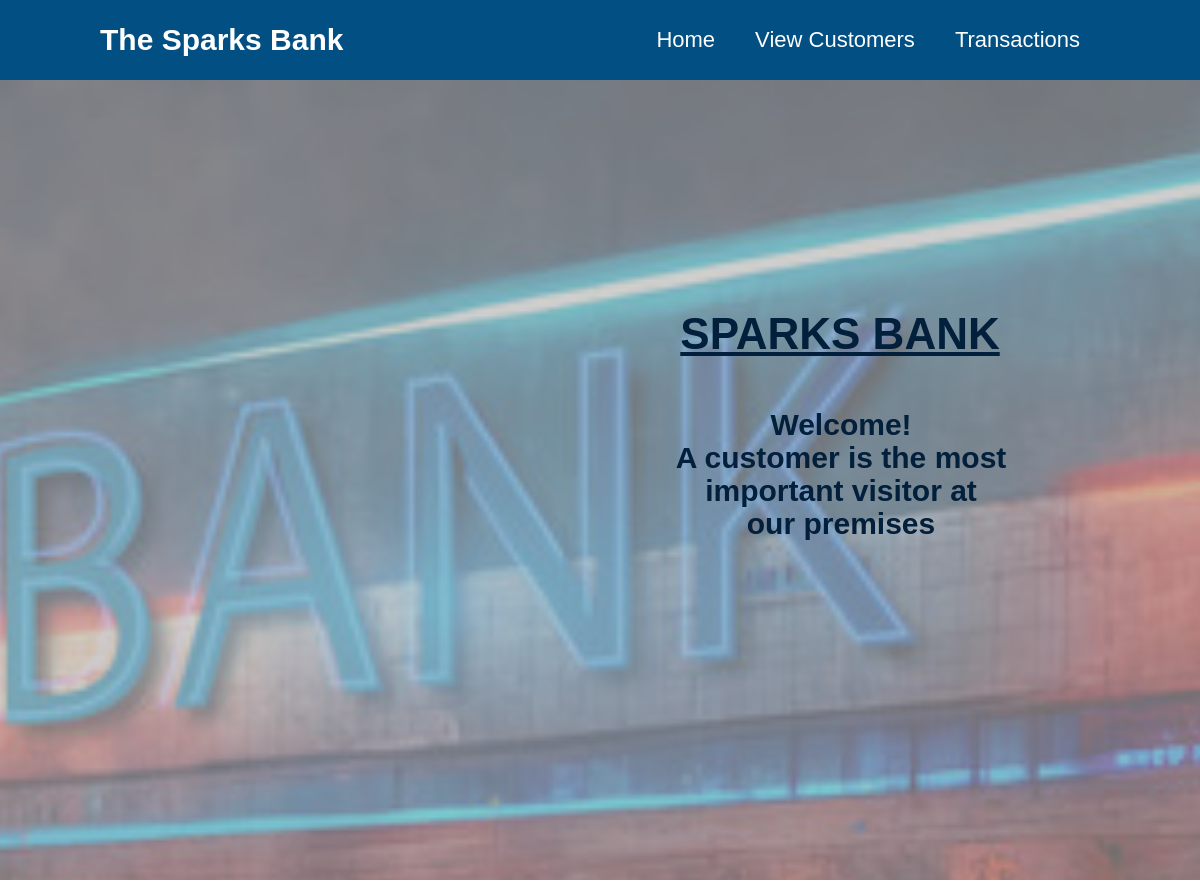
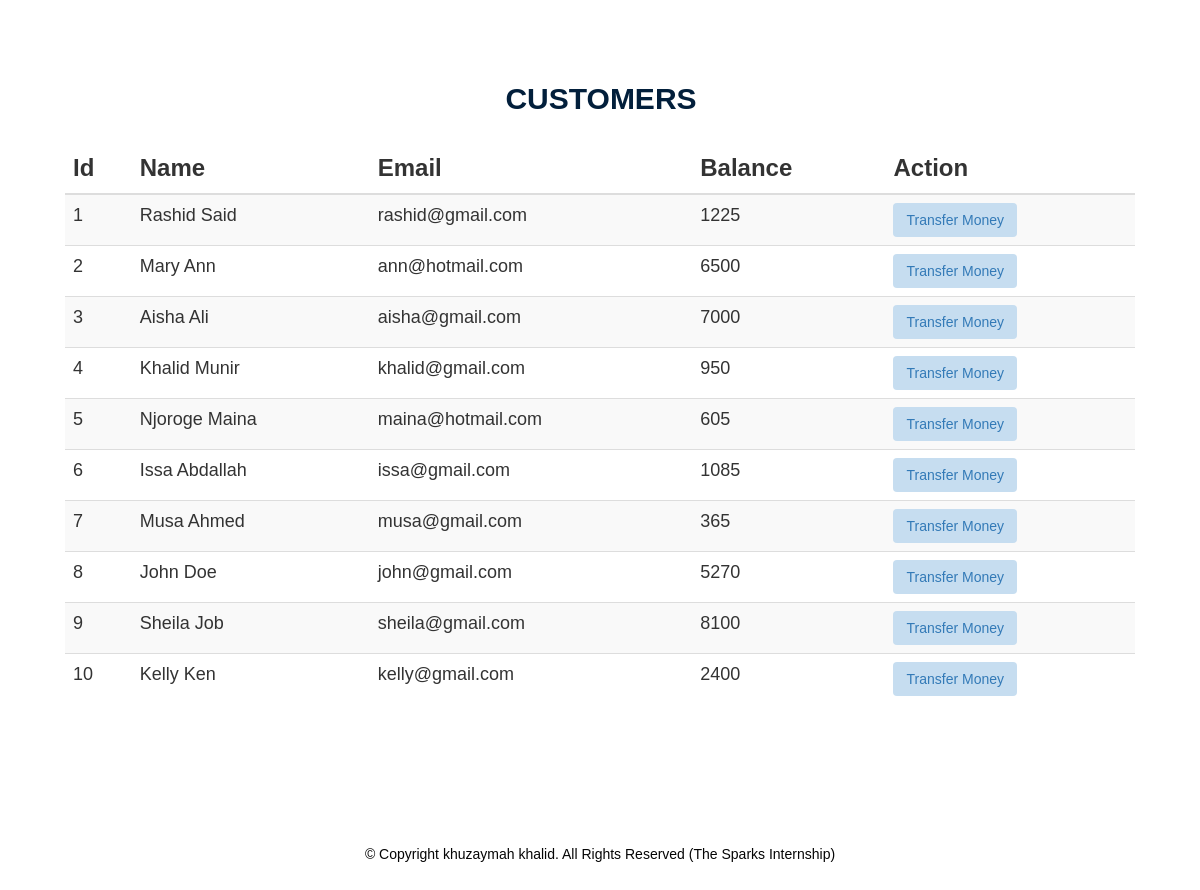
The page / on the database its author committed (2 pictures, top to bottom).
### tables this page shows
CREATE TABLE `customers` (
  `id` int(10) NOT NULL,
  `name` varchar(15) NOT NULL,
  `email` varchar(20) NOT NULL,
  `amount` int(10) NOT NULL
);

### index.php (the view, shortened to what this page needs)
<!DOCTYPE html>
<html lang="en">
<head>
    <link rel="stylesheet" href="https://maxcdn.bootstrapcdn.com/bootstrap/3.4.1/css/bootstrap.min.css">    <link rel = "stylesheet" href = "css/style.css">
    <link href="vendor/font-awesome/css/font-awesome.min.css" rel="stylesheet" type="text/css">
    <link rel = "stylesheet" href = "css/style.CSS">
</head>
<body>
   <header>
     <div class="logo">The Sparks Bank</div>
      <nav class="topnav">
        <ul id="js-menu">
            <li>
                <a href="#home" class="active">Home</a>
            </li>
            <li>
              <a href="#customers">View Customers</a>
          </li>
            <li>
                <a href="history.php#transactions">Transactions</a>
            </li>
        </ul>
      </nav>
    </header>
    <section id="home">
        <div class="container-home">
          <h1 class="tittle-1">Sparks Bank</h1><br>
          <h2>Welcome! <br> A customer is the most<br> important visitor at <br>  our premises</h2>
        </div>
      </section>
      <section id="customers">
        <div class="container">
                <br><br><br><h2 class="tittle">Customers </h2><br>
              <table  class="table table-striped table-hover">
                <thead>
                  <tr>
                  <th  > Id</th>
                  <th  > Name</th>
                    <th >Email</th>
                    <th >Balance</th>
                    <th >Action</th>
                  </tr>
                </thead>
                <?php
                      $conn = new mysqli('localhost', 'root', '', 'banking_system');
                      $sql= "SELECT id, name, email, amount from  customers ORDER BY id";
                      $result = $conn-> query($sql);
                      if($result-> num_rows > 0){
                        while($row = $result-> fetch_assoc()){
                        echo "<tr>
                        <td>" . $row["id"]."</td>
                        <td>" . $row["name"]."</td>
                         <td>" . $row["email"]."</td>
                         <td>" . $row["amount"]."</td>
                         <td>";
                          echo '<a href="transfer.php?id='. $row['id'] .'" title="Transfer money" data-toggle="tooltip"><button type="button" class="btn">Transfer Money</button></a>';
                      }
                        echo "</table>";
                    }
                    else{
                      echo "o result";
                    }
                ?>
        </div>
      </section>
      <section>
       <div class="footer">
          <div class="col-md-12 text-center">
           © Copyright khuzaymah khalid. All Rights Reserved (The Sparks Internship)
           </div>
        </div>
      </section>
</body>
</html>

### css/style.css (style rules this page uses)
* { box-sizing: border-box; padding: 0; margin: 0; }
body { font-family: Poppins-Regular, sans-serif; }
h1, h2, h3, h4, h5, h6 { margin: 20 0 20px 0; font-family: 'candal' srif; font-weight:400; padding:0; }
.tittle { font-size: 32px; color:#000; text-transform: uppercase; text-align: center; font-weight: 700; margin-bottom: 8px; }
.container { width: 100%; padding-right: var(--bs-gutter-x, 0.73rem); padding-left: var(--bs-gutter-x, 0.73rem); margin-right: auto; margin-left: auto; align-items:center; padding-top: 12px; }
header { position: fixed; z-index: 1; top: 0; left: 0; padding: 0 100px; background: #014f83; width:100%; box-sizing: border-box; }
header .logo { color: #fff; height: 80px; font-size: 30px; line-height: 80px; float: left; font-weight: bold; }
header nav { float: right; }
header nav ul { margin: 0; padding: 0; display: flex; font-size: 22px; }
header nav ul li { list-style: none; }
header nav ul li a { height: 80px; line-height: 80px; padding: 0 20px; color: #fff; text-decoration: none; display: block; }
#home { width: 100%; height: 100vh; background: url(../images/bank.jpg) top center no-repeat; background-size: cover; position: relative; margin-top: 80px ; }
#home h1 { color: rgb(2, 31, 59); font-size: 44px; text-transform: uppercase; text-decoration: underline; text-align: center; font-weight: 700; margin-top: -100px; margin-left: 40%; }
#home h2 { padding-left: 2px; color: rgb(2, 31, 59); font-size: 30px; font-weight: 550; margin-left: 40%; }
@media (min-width:1024px) { #home { background-attachment: fixed; } }
#home:before { content: ""; background: rgba(182, 178, 178, 0.62); position: absolute; bottom: 0; top: 0; left: 0; right: 0; }
#home .container-home { position: absolute; bottom: 0; top: 0; left: 0; right: 0; display:flex ; justify-content: center; align-items: center; flex-direction: column; text-align: center; }
#customers h2 { padding-left: 2px; color: rgb(2, 31, 59); font-size: 30px; font-weight: 550; }
#customers th { font-size: 24px; }
#customers tr { font-size: 18px; }
#customers .container { width: 100%; padding-right: 65px; padding-left: 65px; padding-bottom: 120px; margin-right: auto; margin-left: auto; }
button { border:none; background: #c6ddf0; }
.footer { position: absolute; left: 0; top: 100; width: 100%; height: 3%; color: rgb(5, 5, 5); text-align: center; }

### rows shown on the page
customers: id "1", name "Rashid Said", email "rashid@gmail.com", amount "1225"
customers: id "2", name "Mary Ann", email "ann@hotmail.com", amount "6500"
customers: id "3", name "Aisha Ali", email "aisha@gmail.com", amount "7000"
customers: id "4", name "Khalid Munir", email "khalid@gmail.com", amount "950"
customers: id "5", name "Njoroge Maina", email "maina@hotmail.com", amount "605"
customers: id "6", name "Issa Abdallah", email "issa@gmail.com", amount "1085"
customers: id "7", name "Musa Ahmed", email "musa@gmail.com", amount "365"
customers: id "8", name "John Doe", email "john@gmail.com", amount "5270"
customers: id "9", name "Sheila Job", email "sheila@gmail.com", amount "8100"
customers: id "10", name "Kelly Ken", email "kelly@gmail.com", amount "2400"
